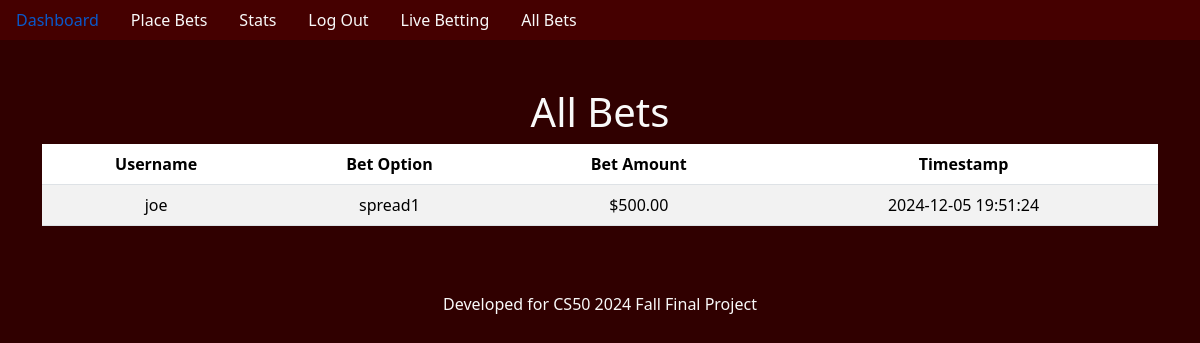
/bets (signed in), run on the app's committed database.
### tables this page shows
CREATE TABLE bets (
    id INTEGER PRIMARY KEY AUTOINCREMENT,
    user_id INTEGER NOT NULL,
    bet_option TEXT NOT NULL,
    bet_amount REAL NOT NULL,
    timestamp DATETIME DEFAULT CURRENT_TIMESTAMP,
    FOREIGN KEY (user_id) REFERENCES users (id)
);

CREATE TABLE users (
    id INTEGER PRIMARY KEY AUTOINCREMENT,
    created TIMESTAMP NOT NULL DEFAULT CURRENT_TIMESTAMP,
    username TEXT NOT NULL,
    password TEXT NOT NULL,
    cash INTEGER NOT NULL DEFAULT 1000
);

### app.py (the view)
@app.route("/bets")
def bets():
    if "user_id" not in session:
        return redirect("/login")
    conn = sqlite3.connect("site.db")
    conn.row_factory = sqlite3.Row
    cursor = conn.cursor()
    cursor.execute(
        "SELECT users.username, bets.bet_option, bets.bet_amount, bets.timestamp "
        "FROM bets JOIN users ON bets.user_id = users.id ORDER BY bets.timestamp DESC"
    )
    all_bets = cursor.fetchall()
    conn.close()
    return render_template("bets.html", bets=all_bets)

### templates/bets.html (shortened to what this page needs)
{% extends "base.html" %}
{% block main %}
<div class="container mt-5">
    <h1>All Bets</h1>
    <table class="table table-striped">
        <thead>
            <tr>
                <th>Username</th>
                <th>Bet Option</th>
                <th>Bet Amount</th>
                <th>Timestamp</th>
            </tr>
        </thead>
        <tbody>
            {% for bet in bets %}
            <tr>
                <td>{{ bet["username"] }}</td>
                <td>{{ bet["bet_option"] }}</td>
                <td>${{ "%.2f"|format(bet["bet_amount"]) }}</td>
                <td>{{ bet["timestamp"] }}</td>
            </tr>
            {% endfor %}
        </tbody>
    </table>
</div>
{% endblock %}

### static/styles.css (style rules this page uses)
.fill { min-height: 100vh; height: 100%; background-color: #300000; color: #f9f9f9; }

### data on the page
bets: username "joe", bet_option "spread1", bet_amount "500.00", timestamp "2024-12-05 19:51:24"
